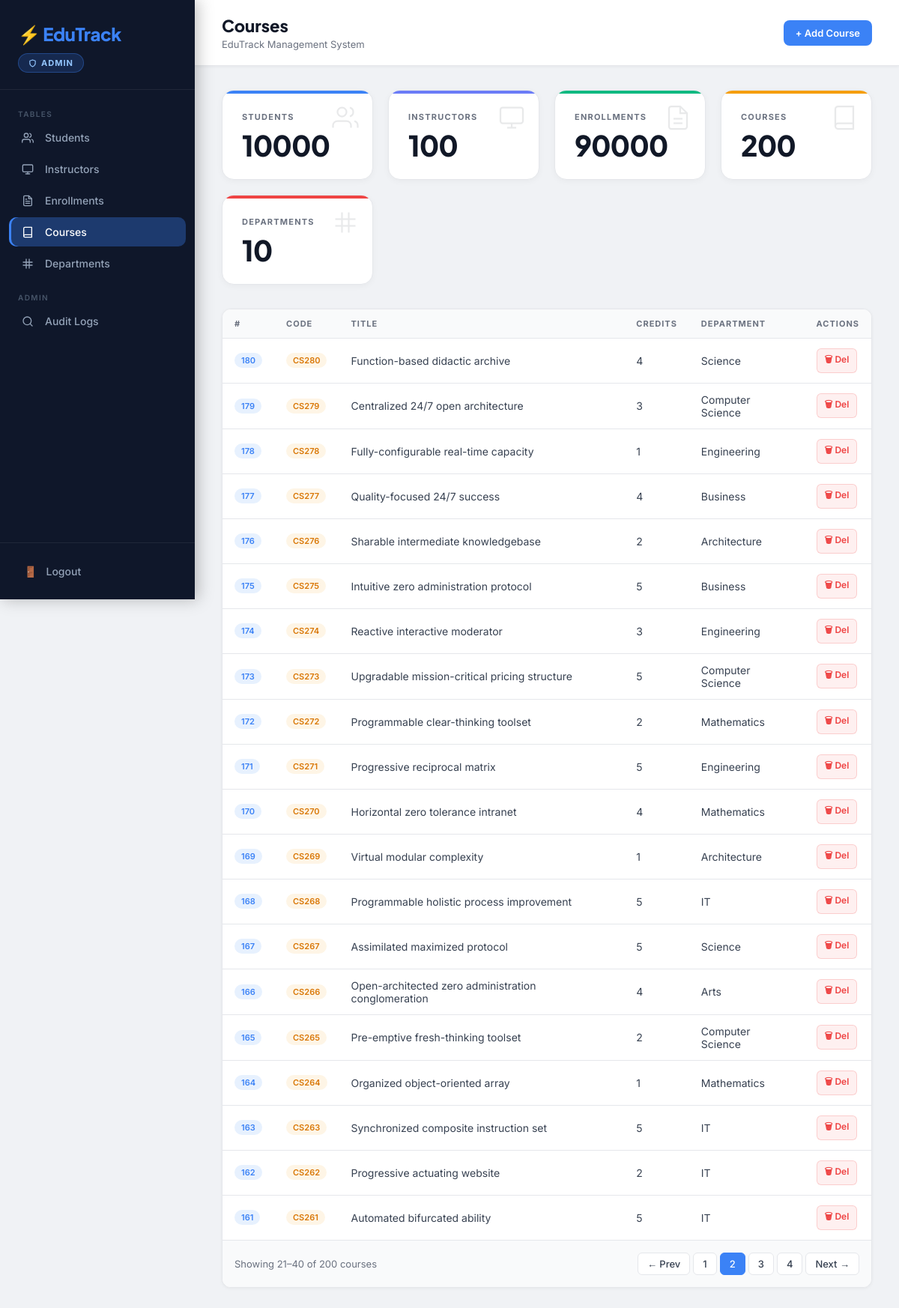
The app's page /Final_Project_System/frontend/Updated_Frontend/dashboard.php?role=Admin&tab=courses&page=2 with its own data.
### tables this page shows
CREATE TABLE `courses` (
  `course_id` int NOT NULL AUTO_INCREMENT,
  `course_code` varchar(15) NOT NULL,
  `course_title` varchar(100) NOT NULL,
  `credits` int NOT NULL,
  `dept_id` int DEFAULT NULL,
  PRIMARY KEY (`course_id`),
  UNIQUE KEY `course_code` (`course_code`),
  KEY `dept_id` (`dept_id`),
  CONSTRAINT `courses_ibfk_1` FOREIGN KEY (`dept_id`) REFERENCES `departments` (`dept_id`)
);

CREATE TABLE `departments` (
  `dept_id` int NOT NULL AUTO_INCREMENT,
  `dept_name` varchar(100) NOT NULL,
  PRIMARY KEY (`dept_id`),
  UNIQUE KEY `dept_name` (`dept_name`)
);

### Final_Project_System/frontend/Updated_Frontend/dashboard.php (the view, shortened to what this page needs)
<?php
include('db.php');
$role = isset($_POST['role']) ? $_POST['role'] : (isset($_GET['role']) ? $_GET['role'] : 'Student');
$tab = isset($_GET['tab']) ? $_GET['tab'] : 'students';
?>
<!DOCTYPE html>
<html>
<head>
</head>
<body>
<div class="sidebar">
    <div class="sidebar-logo">
        <h1>⚡ EduTrack</h1>
        <span class="role-badge"><svg width="11" height="11" viewBox="0 0 24 24" fill="none" stroke="currentColor" stroke-width="2.5" stroke-linecap="round" stroke-linejoin="round"><path d="M12 22s8-4 8-10V5l-8-3-8 3v7c0 6 8 10 8 10z"/></svg><?php echo $role == 'Admin' ? 'Admin' : 'Student'; ?></span>
    </div>
    <nav class="sidebar-nav">
        <div class="nav-section-label">Tables</div>
        <a href="dashboard.php?role=<?php echo $role; ?>&tab=students" class="nav-item <?php echo $tab=='students'?'active':''; ?>"><span class="icon"><svg width="16" height="16" viewBox="0 0 24 24" fill="none" stroke="currentColor" stroke-width="2" stroke-linecap="round" stroke-linejoin="round"><path d="M17 21v-2a4 4 0 0 0-4-4H5a4 4 0 0 0-4 4v2"/><circle cx="9" cy="7" r="4"/><path d="M23 21v-2a4 4 0 0 0-3-3.87"/><path d="M16 3.13a4 4 0 0 1 0 7.75"/></svg></span> Students</a>
        <a href="dashboard.php?role=<?php echo $role; ?>&tab=instructors" class="nav-item <?php echo $tab=='instructors'?'active':''; ?>"><span class="icon"><svg width="16" height="16" viewBox="0 0 24 24" fill="none" stroke="currentColor" stroke-width="2" stroke-linecap="round" stroke-linejoin="round"><rect x="2" y="3" width="20" height="14" rx="2"/><line x1="8" y1="21" x2="16" y2="21"/><line x1="12" y1="17" x2="12" y2="21"/></svg></span> Instructors</a>
        <a href="dashboard.php?role=<?php echo $role; ?>&tab=enrollments" class="nav-item <?php echo $tab=='enrollments'?'active':''; ?>"><span class="icon"></span> Enrollments</a>
        <a href="dashboard.php?role=<?php echo $role; ?>&tab=courses" class="nav-item <?php echo $tab=='courses'?'active':''; ?>"><span class="icon"><svg width="16" height="16" viewBox="0 0 24 24" fill="none" stroke="currentColor" stroke-width="2" stroke-linecap="round" stroke-linejoin="round"><path d="M4 19.5A2.5 2.5 0 0 1 6.5 17H20"/><path d="M6.5 2H20v20H6.5A2.5 2.5 0 0 1 4 19.5v-15A2.5 2.5 0 0 1 6.5 2z"/></svg></span> Courses</a>
        <a href="dashboard.php?role=<?php echo $role; ?>&tab=departments" class="nav-item <?php echo $tab=='departments'?'active':''; ?>"><span class="icon"><svg width="16" height="16" viewBox="0 0 24 24" fill="none" stroke="currentColor" stroke-width="2" stroke-linecap="round" stroke-linejoin="round"><line x1="3" y1="9" x2="21" y2="9"/><line x1="3" y1="15" x2="21" y2="15"/><line x1="9" y1="3" x2="9" y2="21"/><line x1="15" y1="3" x2="15" y2="21"/></svg></span> Departments</a>
        <?php if($role=='Admin'): ?>
        <div class="nav-section-label" style="margin-top:12px;">Admin</div>
        <a href="logs.php?role=Admin" class="nav-item"><span class="icon"><svg width="16" height="16" viewBox="0 0 24 24" fill="none" stroke="currentColor" stroke-width="2" stroke-linecap="round" stroke-linejoin="round"><circle cx="11" cy="11" r="8"/><line x1="21" y1="21" x2="16.65" y2="16.65"/></svg></span> Audit Logs</a>
        <?php endif; ?>
    </nav>
    <div class="sidebar-footer">
        <a href="index.php" class="logout-btn"><span>🚪</span> Logout</a>
    </div>
</div>
<div class="main">
    <div class="topbar">
        <div>
            <h2><?php
                $titles = ['students'=>'Students','instructors'=>'Instructors','enrollments'=>'Enrollments','courses'=>'Courses','departments'=>'Departments'];
                echo $titles[$tab] ?? 'Dashboard';
            ?></h2>
            <div class="sub">EduTrack Management System</div>
        </div>
        <div class="topbar-actions">
            <?php if($role=='Admin'): ?>
                <?php if($tab=='students'): ?>
                    <a href="add_student.php?role=Admin" class="btn btn-primary">+ Add Student</a>
                <?php elseif($tab=='instructors'): ?>
                    <a href="add_instructor.php?role=Admin" class="btn btn-primary">+ Add Instructor</a>
                <?php elseif($tab=='enrollments'): ?>
                    <a href="add_enrollment.php?role=Admin" class="btn btn-primary">+ Add Enrollment</a>
                <?php elseif($tab=='courses'): ?>
                    <a href="add_course.php?role=Admin" class="btn btn-primary">+ Add Course</a>
                <?php elseif($tab=='departments'): ?>
                    <a href="add_department.php?role=Admin" class="btn btn-primary">+ Add Department</a>
                <?php endif; ?>
            <?php endif; ?>
        </div>
    </div>
    <div class="content">
        <?php
        $s_count = $conn->query("SELECT COUNT(*) c FROM Students")->fetch_assoc()['c'];
        $i_count = $conn->query("SELECT COUNT(*) c FROM Instructors")->fetch_assoc()['c'];
        $e_count = $conn->query("SELECT COUNT(*) c FROM Enrollments")->fetch_assoc()['c'];
        $c_count = $conn->query("SELECT COUNT(*) c FROM Courses")->fetch_assoc()['c'];
        $d_count = $conn->query("SELECT COUNT(*) c FROM Departments")->fetch_assoc()['c'];
        ?>
        <div class="stats-grid">
            <div class="stat-card" style="--card-accent: var(--accent)"><svg class="icon-bg" width="36" height="36" viewBox="0 0 24 24" fill="none" stroke="currentColor" stroke-width="1.5"><path d="M17 21v-2a4 4 0 0 0-4-4H5a4 4 0 0 0-4 4v2"/><circle cx="9" cy="7" r="4"/><path d="M23 21v-2a4 4 0 0 0-3-3.87"/><path d="M16 3.13a4 4 0 0 1 0 7.75"/></svg><div class="label">Students</div><div class="value"><?php echo $s_count; ?></div></div>
            <div class="stat-card" style="--card-accent: var(--accent2)"><svg class="icon-bg" width="36" height="36" viewBox="0 0 24 24" fill="none" stroke="currentColor" stroke-width="1.5"><rect x="2" y="3" width="20" height="14" rx="2"/><line x1="8" y1="21" x2="16" y2="21"/><line x1="12" y1="17" x2="12" y2="21"/></svg><div class="label">Instructors</div><div class="value"><?php echo $i_count; ?></div></div>
            <div class="stat-card" style="--card-accent: var(--green)"><svg class="icon-bg" width="36" height="36" viewBox="0 0 24 24" fill="none" stroke="currentColor" stroke-width="1.5"><path d="M14 2H6a2 2 0 0 0-2 2v16a2 2 0 0 0 2 2h12a2 2 0 0 0 2-2V8z"/><polyline points="14 2 14 8 20 8"/><line x1="16" y1="13" x2="8" y2="13"/><line x1="16" y1="17" x2="8" y2="17"/></svg><div class="label">Enrollments</div><div class="value"><?php echo $e_count; ?></div></div>
            <div class="stat-card" style="--card-accent: var(--amber)"><svg class="icon-bg" width="36" height="36" viewBox="0 0 24 24" fill="none" stroke="currentColor" stroke-width="1.5"><path d="M4 19.5A2.5 2.5 0 0 1 6.5 17H20"/><path d="M6.5 2H20v20H6.5A2.5 2.5 0 0 1 4 19.5v-15A2.5 2.5 0 0 1 6.5 2z"/></svg><div class="label">Courses</div><div class="value"><?php echo $c_count; ?></div></div>
            <div class="stat-card" style="--card-accent: var(--red)"><svg class="icon-bg" width="36" height="36" viewBox="0 0 24 24" fill="none" stroke="currentColor" stroke-width="1.5"><line x1="3" y1="9" x2="21" y2="9"/><line x1="3" y1="15" x2="21" y2="15"/><line x1="9" y1="3" x2="9" y2="21"/><line x1="15" y1="3" x2="15" y2="21"/></svg><div class="label">Departments</div><div class="value"><?php echo $d_count; ?></div></div>
        </div>
        <?php
        $per_page = 20;
        $page = isset($_GET['page']) && is_numeric($_GET['page']) ? (int)$_GET['page'] : 1;
        $offset = ($page - 1) * $per_page;
        $search = isset($_GET['search']) ? $conn->real_escape_string($_GET['search']) : '';
        ?>
        <?php if($tab == 'students'): ?>
        <div class="section-header">
            <form method="GET" style="display:flex; gap:0;">
                <input type="hidden" name="role" value="<?php echo $role; ?>">
                <input type="hidden" name="tab" value="students">
                <div class="search-box">
                    <input type="text" name="search" placeholder="Search by first name..." value="<?php echo htmlspecialchars($search); ?>">
                    <button type="submit">Search</button>
                </div>
            </form>
        </div>
        <?php
        $where = $search ? "WHERE first_name LIKE '$search%'" : "";
        $total = $conn->query("SELECT COUNT(*) c FROM Students $where")->fetch_assoc()['c'];
        $total_pages = max(1, ceil($total / $per_page));
        $result = $conn->query("SELECT * FROM Students $where ORDER BY student_id DESC LIMIT $per_page OFFSET $offset");
        ?>
        <div class="table-wrap">
            <table>
                <thead><tr><th>#</th><th>First Name</th><th>Last Name</th><th>Email</th><th>Date of Birth</th><th>Enrolled</th><?php if($role=='Admin') echo '<th>Actions</th>'; ?></tr></thead>
                <tbody>
                <?php if($result->num_rows == 0): ?>
                    <tr class="empty-row"><td colspan="7">No students found.</td></tr>
                <?php else: while($row = $result->fetch_assoc()): ?>
                <tr>
                    <td><span class="badge badge-blue"><?php echo $row['student_id']; ?></span></td>
                    <td><?php echo htmlspecialchars($row['first_name']); ?></td>
                    <td><?php echo htmlspecialchars($row['last_name']); ?></td>
                    <td><?php echo htmlspecialchars($row['email']); ?></td>
                    <td><?php echo $row['date_of_birth']; ?></td>
                    <td><span class="badge badge-green"><?php echo $row['enrollment_date']; ?></span></td>
                    <?php if($role=='Admin'): ?>
                    <td style="display:flex; gap:6px;">
                        <a href="update_student.php?id=<?php echo $row['student_id']; ?>&role=Admin" class="btn-edit">✏ Edit</a>
                        <a href="delete_student.php?id=<?php echo $row['student_id']; ?>&role=Admin" class="btn-del" onclick="return confirm('Delete this student?')">🗑 Del</a>
                    </td>
                    <?php endif; ?>
                </tr>
                <?php endwhile; endif; ?>
                </tbody>
            </table>
            <div class="pagination">
                <span class="page-info">Showing <?php echo min($offset+1,$total); ?>–<?php echo min($offset+$per_page,$total); ?> of <?php echo $total; ?> students</span>
                <div class="page-btns">
                    <a href="?role=<?php echo $role; ?>&tab=students&page=<?php echo $page-1; ?>&search=<?php echo urlencode($search); ?>" class="page-btn <?php echo $page<=1?'disabled':''; ?>">← Prev</a>
                    <?php for($p=max(1,$page-2);$p<=min($total_pages,$page+2);$p++): ?>
                    <a href="?role=<?php echo $role; ?>&tab=students&page=<?php echo $p; ?>&search=<?php echo urlencode($search); ?>" class="page-btn <?php echo $p==$page?'active':''; ?>"><?php echo $p; ?></a>
                    <?php endfor; ?>
                    <a href="?role=<?php echo $role; ?>&tab=students&page=<?php echo $page+1; ?>&search=<?php echo urlencode($search); ?>" class="page-btn <?php echo $page>=$total_pages?'disabled':''; ?>">Next →</a>
                </div>
            </div>
        </div>
        <?php elseif($tab == 'courses'): ?>
        <?php
        $total = $conn->query("SELECT COUNT(*) c FROM Courses")->fetch_assoc()['c'];
        $total_pages = max(1, ceil($total / $per_page));
        $result = $conn->query("SELECT c.*, d.dept_name FROM Courses c LEFT JOIN Departments d ON c.dept_id=d.dept_id ORDER BY c.course_id DESC LIMIT $per_page OFFSET $offset");
        ?>
        <div class="table-wrap">
            <table>
                <thead><tr><th>#</th><th>Code</th><th>Title</th><th>Credits</th><th>Department</th><?php if($role=='Admin') echo '<th>Actions</th>'; ?></tr></thead>
                <tbody>
                <?php if($result->num_rows == 0): ?>
                    <tr class="empty-row"><td colspan="6">No courses found.</td></tr>
                <?php else: while($row = $result->fetch_assoc()): ?>
                <tr>
                    <td><span class="badge badge-blue"><?php echo $row['course_id']; ?></span></td>
                    <td><span class="badge badge-amber"><?php echo htmlspecialchars($row['course_code']); ?></span></td>
                    <td><?php echo htmlspecialchars($row['course_title']); ?></td>
                    <td><?php echo $row['credits']; ?></td>
                    <td><?php echo htmlspecialchars($row['dept_name'] ?? 'N/A'); ?></td>
                    <?php if($role=='Admin'): ?>
                    <td>
                        <a href="delete_course.php?id=<?php echo $row['course_id']; ?>&role=Admin" class="btn-del" onclick="return confirm('Delete this course?')">🗑 Del</a>
                    </td>
                    <?php endif; ?>
                </tr>
                <?php endwhile; endif; ?>
                </tbody>
            </table>
            <div class="pagination">
                <span class="page-info">Showing <?php echo min($offset+1,$total); ?>–<?php echo min($offset+$per_page,$total); ?> of <?php echo $total; ?> courses</span>
                <div class="page-btns">
                    <a href="?role=<?php echo $role; ?>&tab=courses&page=<?php echo $page-1; ?>" class="page-btn <?php echo $page<=1?'disabled':''; ?>">← Prev</a>
                    <?php for($p=max(1,$page-2);$p<=min($total_pages,$page+2);$p++): ?>
                    <a href="?role=<?php echo $role; ?>&tab=courses&page=<?php echo $p; ?>" class="page-btn <?php echo $p==$page?'active':''; ?>"><?php echo $p; ?></a>
                    <?php endfor; ?>
                    <a href="?role=<?php echo $role; ?>&tab=courses&page=<?php echo $page+1; ?>" class="page-btn <?php echo $page>=$total_pages?'disabled':''; ?>">Next →</a>
                </div>
            </div>
        </div>
        <?php endif; ?>
    </div>
</div>
</body>
</html>

### records on screen
courses: course_id "180", course_code "CS280", course_title "Function-based didactic archive", credits "4", dept.dept_name "Science"
courses: course_id "179", course_code "CS279", course_title "Centralized 24/7 open architecture", credits "3", dept.dept_name "Computer Science"
courses: course_id "178", course_code "CS278", course_title "Fully-configurable real-time capacity", credits "1", dept.dept_name "Engineering"
courses: course_id "177", course_code "CS277", course_title "Quality-focused 24/7 success", credits "4", dept.dept_name "Business"
courses: course_id "176", course_code "CS276", course_title "Sharable intermediate knowledgebase", credits "2", dept.dept_name "Architecture"
courses: course_id "175", course_code "CS275", course_title "Intuitive zero administration protocol", credits "5", dept.dept_name "Business"
courses: course_id "174", course_code "CS274", course_title "Reactive interactive moderator", credits "3", dept.dept_name "Engineering"
courses: course_id "173", course_code "CS273", course_title "Upgradable mission-critical pricing structure", credits "5", dept.dept_name "Computer Science"
courses: course_id "172", course_code "CS272", course_title "Programmable clear-thinking toolset", credits "2", dept.dept_name "Mathematics"
courses: course_id "171", course_code "CS271", course_title "Progressive reciprocal matrix", credits "5", dept.dept_name "Engineering"
courses: course_id "170", course_code "CS270", course_title "Horizontal zero tolerance intranet", credits "4", dept.dept_name "Mathematics"
courses: course_id "169", course_code "CS269", course_title "Virtual modular complexity", credits "1", dept.dept_name "Architecture"
courses: course_id "168", course_code "CS268", course_title "Programmable holistic process improvement", credits "5", dept.dept_name "IT"
courses: course_id "167", course_code "CS267", course_title "Assimilated maximized protocol", credits "5", dept.dept_name "Science"
courses: course_id "166", course_code "CS266", course_title "Open-architected zero administration conglomeration", credits "4", dept.dept_name "Arts"
courses: course_id "165", course_code "CS265", course_title "Pre-emptive fresh-thinking toolset", credits "2", dept.dept_name "Computer Science"
courses: course_id "164", course_code "CS264", course_title "Organized object-oriented array", credits "1", dept.dept_name "Mathematics"
courses: course_id "163", course_code "CS263", course_title "Synchronized composite instruction set", credits "5", dept.dept_name "IT"
courses: course_id "162", course_code "CS262", course_title "Progressive actuating website", credits "2", dept.dept_name "IT"
courses: course_id "161", course_code "CS261", course_title "Automated bifurcated ability", credits "5", dept.dept_name "IT"

### other values on screen
$titles[$tab] "Courses"
$s_count "10000"
$i_count "100"
$e_count "90000"
$c_count "200"
$d_count "10"
min($offset+1,$total) "21"
min($offset+$per_page,$total) "40"
$total "200"
